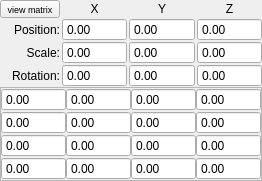
<?xml version="1.0" encoding="UTF-8"?>
<ui version="4.0">
 <class>Matrix44Controller</class>
 <widget class="QWidget" name="Matrix44Controller">
  <property name="geometry">
   <rect>
    <x>0</x>
    <y>0</y>
    <width>243</width>
    <height>171</height>
   </rect>
  </property>
  <property name="sizePolicy">
   <sizepolicy hsizetype="Minimum" vsizetype="Fixed">
    <horstretch>0</horstretch>
    <verstretch>0</verstretch>
   </sizepolicy>
  </property>
  <property name="font">
   <font>
    <family>Segoe UI</family>
   </font>
  </property>
  <property name="windowTitle">
   <string>Form</string>
  </property>
  <layout class="QGridLayout" name="gridLayout">
   <property name="horizontalSpacing">
    <number>2</number>
   </property>
   <property name="verticalSpacing">
    <number>0</number>
   </property>
   <property name="margin">
    <number>0</number>
   </property>
   <item row="4" column="0" colspan="4">
    <widget class="QFrame" name="matrixViewFrame">
     <property name="enabled">
      <bool>true</bool>
     </property>
     <property name="frameShape">
      <enum>QFrame::StyledPanel</enum>
     </property>
     <property name="frameShadow">
      <enum>QFrame::Raised</enum>
     </property>
     <layout class="QGridLayout" name="gridLayout_2">
      <property name="margin">
       <number>0</number>
      </property>
      <property name="spacing">
       <number>0</number>
      </property>
      <item row="3" column="0">
       <widget class="QDoubleSpinBox" name="doubleSpinBox_m3_0">
        <property name="focusPolicy">
         <enum>Qt::StrongFocus</enum>
        </property>
        <property name="layoutDirection">
         <enum>Qt::LeftToRight</enum>
        </property>
        <property name="alignment">
         <set>Qt::AlignLeading|Qt::AlignLeft|Qt::AlignVCenter</set>
        </property>
        <property name="readOnly">
         <bool>true</bool>
        </property>
        <property name="buttonSymbols">
         <enum>QAbstractSpinBox::NoButtons</enum>
        </property>
        <property name="keyboardTracking">
         <bool>true</bool>
        </property>
        <property name="minimum">
         <double>-99999.990000000005239</double>
        </property>
        <property name="maximum">
         <double>99999.990000000005239</double>
        </property>
       </widget>
      </item>
      <item row="3" column="2">
       <widget class="QDoubleSpinBox" name="doubleSpinBox_m3_2">
        <property name="focusPolicy">
         <enum>Qt::StrongFocus</enum>
        </property>
        <property name="layoutDirection">
         <enum>Qt::LeftToRight</enum>
        </property>
        <property name="alignment">
         <set>Qt::AlignLeading|Qt::AlignLeft|Qt::AlignVCenter</set>
        </property>
        <property name="readOnly">
         <bool>true</bool>
        </property>
        <property name="buttonSymbols">
         <enum>QAbstractSpinBox::NoButtons</enum>
        </property>
        <property name="keyboardTracking">
         <bool>true</bool>
        </property>
        <property name="minimum">
         <double>-99999.990000000005239</double>
        </property>
        <property name="maximum">
         <double>99999.990000000005239</double>
        </property>
       </widget>
      </item>
      <item row="2" column="1">
       <widget class="QDoubleSpinBox" name="doubleSpinBox_m2_1">
        <property name="focusPolicy">
         <enum>Qt::StrongFocus</enum>
        </property>
        <property name="layoutDirection">
         <enum>Qt::LeftToRight</enum>
        </property>
        <property name="alignment">
         <set>Qt::AlignLeading|Qt::AlignLeft|Qt::AlignVCenter</set>
        </property>
        <property name="readOnly">
         <bool>true</bool>
        </property>
        <property name="buttonSymbols">
         <enum>QAbstractSpinBox::NoButtons</enum>
        </property>
        <property name="keyboardTracking">
         <bool>true</bool>
        </property>
        <property name="minimum">
         <double>-99999.990000000005239</double>
        </property>
        <property name="maximum">
         <double>99999.990000000005239</double>
        </property>
       </widget>
      </item>
      <item row="2" column="3">
       <widget class="QDoubleSpinBox" name="doubleSpinBox_m2_3">
        <property name="focusPolicy">
         <enum>Qt::StrongFocus</enum>
        </property>
        <property name="layoutDirection">
         <enum>Qt::LeftToRight</enum>
        </property>
        <property name="alignment">
         <set>Qt::AlignLeading|Qt::AlignLeft|Qt::AlignVCenter</set>
        </property>
        <property name="readOnly">
         <bool>true</bool>
        </property>
        <property name="buttonSymbols">
         <enum>QAbstractSpinBox::NoButtons</enum>
        </property>
        <property name="keyboardTracking">
         <bool>true</bool>
        </property>
        <property name="minimum">
         <double>-99999.990000000005239</double>
        </property>
        <property name="maximum">
         <double>99999.990000000005239</double>
        </property>
       </widget>
      </item>
      <item row="3" column="3">
       <widget class="QDoubleSpinBox" name="doubleSpinBox_m3_3">
        <property name="focusPolicy">
         <enum>Qt::StrongFocus</enum>
        </property>
        <property name="layoutDirection">
         <enum>Qt::LeftToRight</enum>
        </property>
        <property name="alignment">
         <set>Qt::AlignLeading|Qt::AlignLeft|Qt::AlignVCenter</set>
        </property>
        <property name="readOnly">
         <bool>true</bool>
        </property>
        <property name="buttonSymbols">
         <enum>QAbstractSpinBox::NoButtons</enum>
        </property>
        <property name="keyboardTracking">
         <bool>true</bool>
        </property>
        <property name="minimum">
         <double>-99999.990000000005239</double>
        </property>
        <property name="maximum">
         <double>99999.990000000005239</double>
        </property>
       </widget>
      </item>
      <item row="3" column="1">
       <widget class="QDoubleSpinBox" name="doubleSpinBox_m3_1">
        <property name="focusPolicy">
         <enum>Qt::StrongFocus</enum>
        </property>
        <property name="layoutDirection">
         <enum>Qt::LeftToRight</enum>
        </property>
        <property name="alignment">
         <set>Qt::AlignLeading|Qt::AlignLeft|Qt::AlignVCenter</set>
        </property>
        <property name="readOnly">
         <bool>true</bool>
        </property>
        <property name="buttonSymbols">
         <enum>QAbstractSpinBox::NoButtons</enum>
        </property>
        <property name="keyboardTracking">
         <bool>true</bool>
        </property>
        <property name="minimum">
         <double>-99999.990000000005239</double>
        </property>
        <property name="maximum">
         <double>99999.990000000005239</double>
        </property>
       </widget>
      </item>
      <item row="2" column="0">
       <widget class="QDoubleSpinBox" name="doubleSpinBox_m2_0">
        <property name="focusPolicy">
         <enum>Qt::StrongFocus</enum>
        </property>
        <property name="layoutDirection">
         <enum>Qt::LeftToRight</enum>
        </property>
        <property name="alignment">
         <set>Qt::AlignLeading|Qt::AlignLeft|Qt::AlignVCenter</set>
        </property>
        <property name="readOnly">
         <bool>true</bool>
        </property>
        <property name="buttonSymbols">
         <enum>QAbstractSpinBox::NoButtons</enum>
        </property>
        <property name="keyboardTracking">
         <bool>true</bool>
        </property>
        <property name="minimum">
         <double>-99999.990000000005239</double>
        </property>
        <property name="maximum">
         <double>99999.990000000005239</double>
        </property>
       </widget>
      </item>
      <item row="2" column="2">
       <widget class="QDoubleSpinBox" name="doubleSpinBox_m2_2">
        <property name="focusPolicy">
         <enum>Qt::StrongFocus</enum>
        </property>
        <property name="layoutDirection">
         <enum>Qt::LeftToRight</enum>
        </property>
        <property name="alignment">
         <set>Qt::AlignLeading|Qt::AlignLeft|Qt::AlignVCenter</set>
        </property>
        <property name="readOnly">
         <bool>true</bool>
        </property>
        <property name="buttonSymbols">
         <enum>QAbstractSpinBox::NoButtons</enum>
        </property>
        <property name="keyboardTracking">
         <bool>true</bool>
        </property>
        <property name="minimum">
         <double>-99999.990000000005239</double>
        </property>
        <property name="maximum">
         <double>99999.990000000005239</double>
        </property>
       </widget>
      </item>
      <item row="1" column="1">
       <widget class="QDoubleSpinBox" name="doubleSpinBox_m1_1">
        <property name="focusPolicy">
         <enum>Qt::StrongFocus</enum>
        </property>
        <property name="layoutDirection">
         <enum>Qt::LeftToRight</enum>
        </property>
        <property name="alignment">
         <set>Qt::AlignLeading|Qt::AlignLeft|Qt::AlignVCenter</set>
        </property>
        <property name="readOnly">
         <bool>true</bool>
        </property>
        <property name="buttonSymbols">
         <enum>QAbstractSpinBox::NoButtons</enum>
        </property>
        <property name="keyboardTracking">
         <bool>true</bool>
        </property>
        <property name="minimum">
         <double>-99999.990000000005239</double>
        </property>
        <property name="maximum">
         <double>99999.990000000005239</double>
        </property>
       </widget>
      </item>
      <item row="1" column="3">
       <widget class="QDoubleSpinBox" name="doubleSpinBox_m1_3">
        <property name="focusPolicy">
         <enum>Qt::StrongFocus</enum>
        </property>
        <property name="layoutDirection">
         <enum>Qt::LeftToRight</enum>
        </property>
        <property name="alignment">
         <set>Qt::AlignLeading|Qt::AlignLeft|Qt::AlignVCenter</set>
        </property>
        <property name="readOnly">
         <bool>true</bool>
        </property>
        <property name="buttonSymbols">
         <enum>QAbstractSpinBox::NoButtons</enum>
        </property>
        <property name="keyboardTracking">
         <bool>true</bool>
        </property>
        <property name="minimum">
         <double>-99999.990000000005239</double>
        </property>
        <property name="maximum">
         <double>99999.990000000005239</double>
        </property>
       </widget>
      </item>
      <item row="0" column="1">
       <widget class="QDoubleSpinBox" name="doubleSpinBox_m0_1">
        <property name="focusPolicy">
         <enum>Qt::StrongFocus</enum>
        </property>
        <property name="layoutDirection">
         <enum>Qt::LeftToRight</enum>
        </property>
        <property name="alignment">
         <set>Qt::AlignLeading|Qt::AlignLeft|Qt::AlignVCenter</set>
        </property>
        <property name="readOnly">
         <bool>true</bool>
        </property>
        <property name="buttonSymbols">
         <enum>QAbstractSpinBox::NoButtons</enum>
        </property>
        <property name="keyboardTracking">
         <bool>true</bool>
        </property>
        <property name="minimum">
         <double>-99999.990000000005239</double>
        </property>
        <property name="maximum">
         <double>99999.990000000005239</double>
        </property>
       </widget>
      </item>
      <item row="0" column="3">
       <widget class="QDoubleSpinBox" name="doubleSpinBox_m0_3">
        <property name="focusPolicy">
         <enum>Qt::StrongFocus</enum>
        </property>
        <property name="layoutDirection">
         <enum>Qt::LeftToRight</enum>
        </property>
        <property name="alignment">
         <set>Qt::AlignLeading|Qt::AlignLeft|Qt::AlignVCenter</set>
        </property>
        <property name="readOnly">
         <bool>true</bool>
        </property>
        <property name="buttonSymbols">
         <enum>QAbstractSpinBox::NoButtons</enum>
        </property>
        <property name="keyboardTracking">
         <bool>true</bool>
        </property>
        <property name="minimum">
         <double>-99999.990000000005239</double>
        </property>
        <property name="maximum">
         <double>99999.990000000005239</double>
        </property>
       </widget>
      </item>
      <item row="0" column="2">
       <widget class="QDoubleSpinBox" name="doubleSpinBox_m0_2">
        <property name="focusPolicy">
         <enum>Qt::StrongFocus</enum>
        </property>
        <property name="layoutDirection">
         <enum>Qt::LeftToRight</enum>
        </property>
        <property name="alignment">
         <set>Qt::AlignLeading|Qt::AlignLeft|Qt::AlignVCenter</set>
        </property>
        <property name="readOnly">
         <bool>true</bool>
        </property>
        <property name="buttonSymbols">
         <enum>QAbstractSpinBox::NoButtons</enum>
        </property>
        <property name="keyboardTracking">
         <bool>true</bool>
        </property>
        <property name="minimum">
         <double>-99999.990000000005239</double>
        </property>
        <property name="maximum">
         <double>99999.990000000005239</double>
        </property>
       </widget>
      </item>
      <item row="1" column="2">
       <widget class="QDoubleSpinBox" name="doubleSpinBox_m1_2">
        <property name="focusPolicy">
         <enum>Qt::StrongFocus</enum>
        </property>
        <property name="layoutDirection">
         <enum>Qt::LeftToRight</enum>
        </property>
        <property name="alignment">
         <set>Qt::AlignLeading|Qt::AlignLeft|Qt::AlignVCenter</set>
        </property>
        <property name="readOnly">
         <bool>true</bool>
        </property>
        <property name="buttonSymbols">
         <enum>QAbstractSpinBox::NoButtons</enum>
        </property>
        <property name="keyboardTracking">
         <bool>true</bool>
        </property>
        <property name="minimum">
         <double>-99999.990000000005239</double>
        </property>
        <property name="maximum">
         <double>99999.990000000005239</double>
        </property>
       </widget>
      </item>
      <item row="1" column="0">
       <widget class="QDoubleSpinBox" name="doubleSpinBox_m1_0">
        <property name="focusPolicy">
         <enum>Qt::StrongFocus</enum>
        </property>
        <property name="layoutDirection">
         <enum>Qt::LeftToRight</enum>
        </property>
        <property name="alignment">
         <set>Qt::AlignLeading|Qt::AlignLeft|Qt::AlignVCenter</set>
        </property>
        <property name="readOnly">
         <bool>true</bool>
        </property>
        <property name="buttonSymbols">
         <enum>QAbstractSpinBox::NoButtons</enum>
        </property>
        <property name="keyboardTracking">
         <bool>true</bool>
        </property>
        <property name="minimum">
         <double>-99999.990000000005239</double>
        </property>
        <property name="maximum">
         <double>99999.990000000005239</double>
        </property>
       </widget>
      </item>
      <item row="0" column="0">
       <widget class="QDoubleSpinBox" name="doubleSpinBox_m0_0">
        <property name="focusPolicy">
         <enum>Qt::StrongFocus</enum>
        </property>
        <property name="layoutDirection">
         <enum>Qt::LeftToRight</enum>
        </property>
        <property name="alignment">
         <set>Qt::AlignLeading|Qt::AlignLeft|Qt::AlignVCenter</set>
        </property>
        <property name="readOnly">
         <bool>true</bool>
        </property>
        <property name="buttonSymbols">
         <enum>QAbstractSpinBox::NoButtons</enum>
        </property>
        <property name="keyboardTracking">
         <bool>true</bool>
        </property>
        <property name="minimum">
         <double>-99999.990000000005239</double>
        </property>
        <property name="maximum">
         <double>99999.990000000005239</double>
        </property>
       </widget>
      </item>
     </layout>
    </widget>
   </item>
   <item row="0" column="0">
    <widget class="QPushButton" name="viewMatrixPushButton">
     <property name="sizePolicy">
      <sizepolicy hsizetype="Maximum" vsizetype="Fixed">
       <horstretch>0</horstretch>
       <verstretch>0</verstretch>
      </sizepolicy>
     </property>
     <property name="minimumSize">
      <size>
       <width>60</width>
       <height>0</height>
      </size>
     </property>
     <property name="maximumSize">
      <size>
       <width>60</width>
       <height>18</height>
      </size>
     </property>
     <property name="font">
      <font>
       <pointsize>7</pointsize>
      </font>
     </property>
     <property name="text">
      <string>view matrix</string>
     </property>
    </widget>
   </item>
   <item row="2" column="1">
    <widget class="QDoubleSpinBox" name="doubleSpinBox_scaX">
     <property name="sizePolicy">
      <sizepolicy hsizetype="Ignored" vsizetype="Fixed">
       <horstretch>0</horstretch>
       <verstretch>0</verstretch>
      </sizepolicy>
     </property>
     <property name="minimumSize">
      <size>
       <width>55</width>
       <height>0</height>
      </size>
     </property>
     <property name="focusPolicy">
      <enum>Qt::StrongFocus</enum>
     </property>
     <property name="alignment">
      <set>Qt::AlignLeading|Qt::AlignLeft|Qt::AlignVCenter</set>
     </property>
     <property name="buttonSymbols">
      <enum>QAbstractSpinBox::NoButtons</enum>
     </property>
     <property name="keyboardTracking">
      <bool>false</bool>
     </property>
     <property name="minimum">
      <double>-9999999.990000000223517</double>
     </property>
     <property name="maximum">
      <double>9999999.990000000223517</double>
     </property>
    </widget>
   </item>
   <item row="0" column="3">
    <widget class="QLabel" name="label_5">
     <property name="maximumSize">
      <size>
       <width>16777215</width>
       <height>18</height>
      </size>
     </property>
     <property name="layoutDirection">
      <enum>Qt::LeftToRight</enum>
     </property>
     <property name="text">
      <string>Z</string>
     </property>
     <property name="alignment">
      <set>Qt::AlignCenter</set>
     </property>
    </widget>
   </item>
   <item row="2" column="0">
    <widget class="QLabel" name="label_7">
     <property name="sizePolicy">
      <sizepolicy hsizetype="Maximum" vsizetype="Preferred">
       <horstretch>0</horstretch>
       <verstretch>0</verstretch>
      </sizepolicy>
     </property>
     <property name="minimumSize">
      <size>
       <width>60</width>
       <height>0</height>
      </size>
     </property>
     <property name="maximumSize">
      <size>
       <width>50</width>
       <height>16777215</height>
      </size>
     </property>
     <property name="layoutDirection">
      <enum>Qt::LeftToRight</enum>
     </property>
     <property name="text">
      <string>Scale:</string>
     </property>
     <property name="alignment">
      <set>Qt::AlignRight|Qt::AlignTrailing|Qt::AlignVCenter</set>
     </property>
    </widget>
   </item>
   <item row="1" column="1">
    <widget class="QDoubleSpinBox" name="doubleSpinBox_posX">
     <property name="sizePolicy">
      <sizepolicy hsizetype="Ignored" vsizetype="Fixed">
       <horstretch>0</horstretch>
       <verstretch>0</verstretch>
      </sizepolicy>
     </property>
     <property name="minimumSize">
      <size>
       <width>55</width>
       <height>0</height>
      </size>
     </property>
     <property name="focusPolicy">
      <enum>Qt::StrongFocus</enum>
     </property>
     <property name="alignment">
      <set>Qt::AlignLeading|Qt::AlignLeft|Qt::AlignVCenter</set>
     </property>
     <property name="buttonSymbols">
      <enum>QAbstractSpinBox::NoButtons</enum>
     </property>
     <property name="keyboardTracking">
      <bool>false</bool>
     </property>
     <property name="minimum">
      <double>-9999999.990000000223517</double>
     </property>
     <property name="maximum">
      <double>9999999.990000000223517</double>
     </property>
     <property name="value">
      <double>0.000000000000000</double>
     </property>
    </widget>
   </item>
   <item row="0" column="2">
    <widget class="QLabel" name="label_4">
     <property name="maximumSize">
      <size>
       <width>16777215</width>
       <height>18</height>
      </size>
     </property>
     <property name="layoutDirection">
      <enum>Qt::LeftToRight</enum>
     </property>
     <property name="text">
      <string>Y</string>
     </property>
     <property name="alignment">
      <set>Qt::AlignCenter</set>
     </property>
    </widget>
   </item>
   <item row="0" column="1">
    <widget class="QLabel" name="label_3">
     <property name="sizePolicy">
      <sizepolicy hsizetype="Ignored" vsizetype="Preferred">
       <horstretch>0</horstretch>
       <verstretch>0</verstretch>
      </sizepolicy>
     </property>
     <property name="maximumSize">
      <size>
       <width>16777215</width>
       <height>18</height>
      </size>
     </property>
     <property name="layoutDirection">
      <enum>Qt::LeftToRight</enum>
     </property>
     <property name="text">
      <string>X</string>
     </property>
     <property name="alignment">
      <set>Qt::AlignCenter</set>
     </property>
    </widget>
   </item>
   <item row="2" column="2">
    <widget class="QDoubleSpinBox" name="doubleSpinBox_scaY">
     <property name="sizePolicy">
      <sizepolicy hsizetype="Ignored" vsizetype="Fixed">
       <horstretch>0</horstretch>
       <verstretch>0</verstretch>
      </sizepolicy>
     </property>
     <property name="minimumSize">
      <size>
       <width>55</width>
       <height>0</height>
      </size>
     </property>
     <property name="focusPolicy">
      <enum>Qt::StrongFocus</enum>
     </property>
     <property name="alignment">
      <set>Qt::AlignLeading|Qt::AlignLeft|Qt::AlignVCenter</set>
     </property>
     <property name="buttonSymbols">
      <enum>QAbstractSpinBox::NoButtons</enum>
     </property>
     <property name="keyboardTracking">
      <bool>false</bool>
     </property>
     <property name="minimum">
      <double>-9999999.990000000223517</double>
     </property>
     <property name="maximum">
      <double>9999999.990000000223517</double>
     </property>
    </widget>
   </item>
   <item row="1" column="0">
    <widget class="QLabel" name="label">
     <property name="sizePolicy">
      <sizepolicy hsizetype="Maximum" vsizetype="Preferred">
       <horstretch>0</horstretch>
       <verstretch>0</verstretch>
      </sizepolicy>
     </property>
     <property name="minimumSize">
      <size>
       <width>60</width>
       <height>0</height>
      </size>
     </property>
     <property name="maximumSize">
      <size>
       <width>50</width>
       <height>16777215</height>
      </size>
     </property>
     <property name="layoutDirection">
      <enum>Qt::LeftToRight</enum>
     </property>
     <property name="text">
      <string>Position:</string>
     </property>
     <property name="alignment">
      <set>Qt::AlignRight|Qt::AlignTrailing|Qt::AlignVCenter</set>
     </property>
    </widget>
   </item>
   <item row="1" column="2">
    <widget class="QDoubleSpinBox" name="doubleSpinBox_posY">
     <property name="sizePolicy">
      <sizepolicy hsizetype="Ignored" vsizetype="Fixed">
       <horstretch>0</horstretch>
       <verstretch>0</verstretch>
      </sizepolicy>
     </property>
     <property name="minimumSize">
      <size>
       <width>55</width>
       <height>0</height>
      </size>
     </property>
     <property name="focusPolicy">
      <enum>Qt::StrongFocus</enum>
     </property>
     <property name="alignment">
      <set>Qt::AlignLeading|Qt::AlignLeft|Qt::AlignVCenter</set>
     </property>
     <property name="buttonSymbols">
      <enum>QAbstractSpinBox::NoButtons</enum>
     </property>
     <property name="keyboardTracking">
      <bool>false</bool>
     </property>
     <property name="minimum">
      <double>-9999999.990000000223517</double>
     </property>
     <property name="maximum">
      <double>9999999.990000000223517</double>
     </property>
     <property name="value">
      <double>0.000000000000000</double>
     </property>
    </widget>
   </item>
   <item row="1" column="3">
    <widget class="QDoubleSpinBox" name="doubleSpinBox_posZ">
     <property name="sizePolicy">
      <sizepolicy hsizetype="Ignored" vsizetype="Fixed">
       <horstretch>0</horstretch>
       <verstretch>0</verstretch>
      </sizepolicy>
     </property>
     <property name="minimumSize">
      <size>
       <width>55</width>
       <height>0</height>
      </size>
     </property>
     <property name="focusPolicy">
      <enum>Qt::StrongFocus</enum>
     </property>
     <property name="alignment">
      <set>Qt::AlignLeading|Qt::AlignLeft|Qt::AlignVCenter</set>
     </property>
     <property name="buttonSymbols">
      <enum>QAbstractSpinBox::NoButtons</enum>
     </property>
     <property name="keyboardTracking">
      <bool>false</bool>
     </property>
     <property name="minimum">
      <double>-9999999.990000000223517</double>
     </property>
     <property name="maximum">
      <double>9999999.990000000223517</double>
     </property>
     <property name="value">
      <double>0.000000000000000</double>
     </property>
    </widget>
   </item>
   <item row="2" column="3">
    <widget class="QDoubleSpinBox" name="doubleSpinBox_scaZ">
     <property name="sizePolicy">
      <sizepolicy hsizetype="Ignored" vsizetype="Fixed">
       <horstretch>0</horstretch>
       <verstretch>0</verstretch>
      </sizepolicy>
     </property>
     <property name="minimumSize">
      <size>
       <width>55</width>
       <height>0</height>
      </size>
     </property>
     <property name="focusPolicy">
      <enum>Qt::StrongFocus</enum>
     </property>
     <property name="alignment">
      <set>Qt::AlignLeading|Qt::AlignLeft|Qt::AlignVCenter</set>
     </property>
     <property name="buttonSymbols">
      <enum>QAbstractSpinBox::NoButtons</enum>
     </property>
     <property name="keyboardTracking">
      <bool>false</bool>
     </property>
     <property name="minimum">
      <double>-9999999.990000000223517</double>
     </property>
     <property name="maximum">
      <double>9999999.990000000223517</double>
     </property>
    </widget>
   </item>
   <item row="3" column="0">
    <widget class="QLabel" name="label_2">
     <property name="layoutDirection">
      <enum>Qt::LeftToRight</enum>
     </property>
     <property name="text">
      <string>Rotation:</string>
     </property>
     <property name="alignment">
      <set>Qt::AlignRight|Qt::AlignTrailing|Qt::AlignVCenter</set>
     </property>
    </widget>
   </item>
   <item row="3" column="1">
    <widget class="QDoubleSpinBox" name="doubleSpinBox_rotX">
     <property name="focusPolicy">
      <enum>Qt::StrongFocus</enum>
     </property>
     <property name="alignment">
      <set>Qt::AlignLeading|Qt::AlignLeft|Qt::AlignVCenter</set>
     </property>
     <property name="buttonSymbols">
      <enum>QAbstractSpinBox::NoButtons</enum>
     </property>
     <property name="keyboardTracking">
      <bool>false</bool>
     </property>
     <property name="minimum">
      <double>-360.000000000000000</double>
     </property>
     <property name="maximum">
      <double>360.000000000000000</double>
     </property>
    </widget>
   </item>
   <item row="3" column="2">
    <widget class="QDoubleSpinBox" name="doubleSpinBox_rotY">
     <property name="focusPolicy">
      <enum>Qt::StrongFocus</enum>
     </property>
     <property name="alignment">
      <set>Qt::AlignLeading|Qt::AlignLeft|Qt::AlignVCenter</set>
     </property>
     <property name="buttonSymbols">
      <enum>QAbstractSpinBox::NoButtons</enum>
     </property>
     <property name="keyboardTracking">
      <bool>false</bool>
     </property>
     <property name="minimum">
      <double>-360.000000000000000</double>
     </property>
     <property name="maximum">
      <double>360.000000000000000</double>
     </property>
    </widget>
   </item>
   <item row="3" column="3">
    <widget class="QDoubleSpinBox" name="doubleSpinBox_rotZ">
     <property name="focusPolicy">
      <enum>Qt::StrongFocus</enum>
     </property>
     <property name="alignment">
      <set>Qt::AlignLeading|Qt::AlignLeft|Qt::AlignVCenter</set>
     </property>
     <property name="buttonSymbols">
      <enum>QAbstractSpinBox::NoButtons</enum>
     </property>
     <property name="keyboardTracking">
      <bool>false</bool>
     </property>
     <property name="minimum">
      <double>-360.000000000000000</double>
     </property>
     <property name="maximum">
      <double>360.000000000000000</double>
     </property>
    </widget>
   </item>
  </layout>
 </widget>
 <tabstops>
  <tabstop>doubleSpinBox_posX</tabstop>
  <tabstop>doubleSpinBox_posY</tabstop>
  <tabstop>doubleSpinBox_posZ</tabstop>
  <tabstop>doubleSpinBox_scaX</tabstop>
  <tabstop>doubleSpinBox_scaY</tabstop>
  <tabstop>doubleSpinBox_scaZ</tabstop>
  <tabstop>doubleSpinBox_rotX</tabstop>
  <tabstop>doubleSpinBox_rotY</tabstop>
  <tabstop>doubleSpinBox_rotZ</tabstop>
  <tabstop>viewMatrixPushButton</tabstop>
  <tabstop>doubleSpinBox_m0_0</tabstop>
  <tabstop>doubleSpinBox_m0_1</tabstop>
  <tabstop>doubleSpinBox_m0_2</tabstop>
  <tabstop>doubleSpinBox_m0_3</tabstop>
  <tabstop>doubleSpinBox_m1_0</tabstop>
  <tabstop>doubleSpinBox_m1_1</tabstop>
  <tabstop>doubleSpinBox_m1_2</tabstop>
  <tabstop>doubleSpinBox_m1_3</tabstop>
  <tabstop>doubleSpinBox_m2_0</tabstop>
  <tabstop>doubleSpinBox_m2_1</tabstop>
  <tabstop>doubleSpinBox_m2_2</tabstop>
  <tabstop>doubleSpinBox_m2_3</tabstop>
  <tabstop>doubleSpinBox_m3_0</tabstop>
  <tabstop>doubleSpinBox_m3_1</tabstop>
  <tabstop>doubleSpinBox_m3_2</tabstop>
  <tabstop>doubleSpinBox_m3_3</tabstop>
 </tabstops>
 <resources/>
 <connections/>
</ui>
